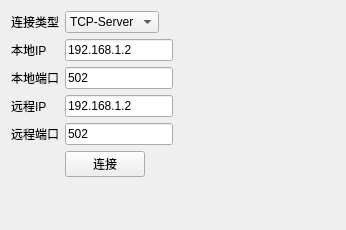
<?xml version="1.0" encoding="UTF-8"?>
<ui version="4.0">
 <class>Socket</class>
 <widget class="QWidget" name="Socket">
  <property name="geometry">
   <rect>
    <x>0</x>
    <y>0</y>
    <width>346</width>
    <height>230</height>
   </rect>
  </property>
  <property name="windowTitle">
   <string>Form</string>
  </property>
  <layout class="QFormLayout" name="formLayout">
   <item row="1" column="0">
    <widget class="QLabel" name="label_40">
     <property name="text">
      <string>本地IP</string>
     </property>
    </widget>
   </item>
   <item row="1" column="1">
    <widget class="QLineEdit" name="lineEdit_local_IP">
     <property name="sizePolicy">
      <sizepolicy hsizetype="Fixed" vsizetype="Fixed">
       <horstretch>0</horstretch>
       <verstretch>0</verstretch>
      </sizepolicy>
     </property>
     <property name="text">
      <string>192.168.1.2</string>
     </property>
    </widget>
   </item>
   <item row="0" column="0">
    <widget class="QLabel" name="label_39">
     <property name="text">
      <string>连接类型</string>
     </property>
    </widget>
   </item>
   <item row="0" column="1">
    <widget class="QComboBox" name="comboBox_socket_type">
     <property name="sizePolicy">
      <sizepolicy hsizetype="Fixed" vsizetype="Fixed">
       <horstretch>0</horstretch>
       <verstretch>0</verstretch>
      </sizepolicy>
     </property>
     <item>
      <property name="text">
       <string>TCP-Server</string>
      </property>
     </item>
     <item>
      <property name="text">
       <string>TCP-Client</string>
      </property>
     </item>
     <item>
      <property name="text">
       <string>UDP</string>
      </property>
     </item>
    </widget>
   </item>
   <item row="3" column="0">
    <widget class="QLabel" name="label_136">
     <property name="text">
      <string>远程IP</string>
     </property>
    </widget>
   </item>
   <item row="3" column="1">
    <widget class="QLineEdit" name="lineEdit_remote_IP">
     <property name="sizePolicy">
      <sizepolicy hsizetype="Fixed" vsizetype="Fixed">
       <horstretch>0</horstretch>
       <verstretch>0</verstretch>
      </sizepolicy>
     </property>
     <property name="text">
      <string>192.168.1.2</string>
     </property>
    </widget>
   </item>
   <item row="4" column="0">
    <widget class="QLabel" name="label_41">
     <property name="text">
      <string>远程端口</string>
     </property>
    </widget>
   </item>
   <item row="4" column="1">
    <widget class="QLineEdit" name="lineEdit_remote_port">
     <property name="sizePolicy">
      <sizepolicy hsizetype="Fixed" vsizetype="Fixed">
       <horstretch>0</horstretch>
       <verstretch>0</verstretch>
      </sizepolicy>
     </property>
     <property name="text">
      <string>502</string>
     </property>
    </widget>
   </item>
   <item row="5" column="1">
    <widget class="QPushButton" name="pushButton_start">
     <property name="sizePolicy">
      <sizepolicy hsizetype="Fixed" vsizetype="Fixed">
       <horstretch>0</horstretch>
       <verstretch>0</verstretch>
      </sizepolicy>
     </property>
     <property name="text">
      <string>连接</string>
     </property>
     <property name="checkable">
      <bool>true</bool>
     </property>
     <property name="checked">
      <bool>false</bool>
     </property>
    </widget>
   </item>
   <item row="2" column="0">
    <widget class="QLabel" name="label_42">
     <property name="text">
      <string>本地端口</string>
     </property>
    </widget>
   </item>
   <item row="2" column="1">
    <widget class="QLineEdit" name="lineEdit_local_port">
     <property name="sizePolicy">
      <sizepolicy hsizetype="Fixed" vsizetype="Fixed">
       <horstretch>0</horstretch>
       <verstretch>0</verstretch>
      </sizepolicy>
     </property>
     <property name="text">
      <string>502</string>
     </property>
    </widget>
   </item>
  </layout>
 </widget>
 <resources/>
 <connections/>
</ui>
